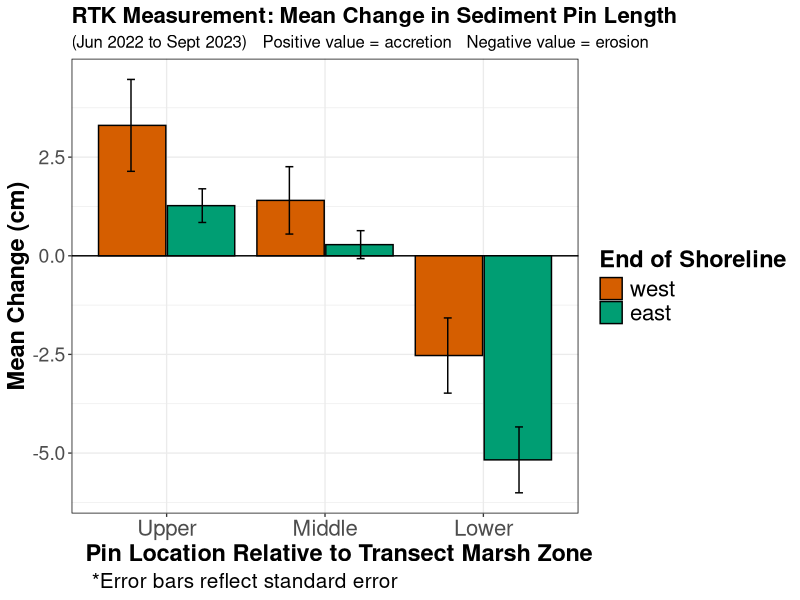
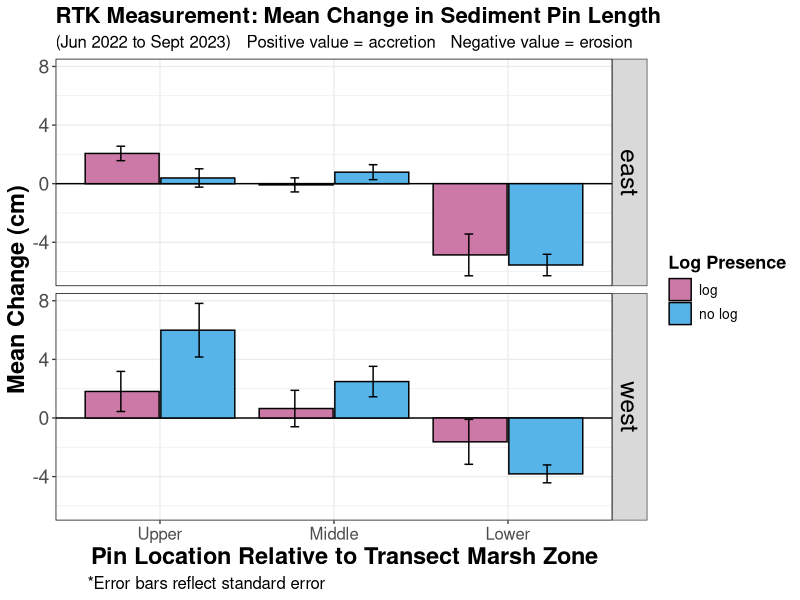

These charts were generated, in order, by the following R code:
## ---- chunk 1
library(readxl)
library(tidyverse)
library(dplyr)
library(lubridate)
## ---- chunk 2
setwd("~/GitHub/BeccaTransects/data")

RTKpindata_norefs <- read_xlsx("RTKSedimentPinData.xlsx", sheet = "RTKData_thesispins_norefs_pivot")

## ---- chunk 3
RTKpins <- RTKpindata_norefs %>% 
  select(-c("midg","midt","upt","upg", "lowt", "lowg", "Date")) %>% #can remove these columns bc the top-ground calculations are already calculated in excel in their own columns
  mutate_at(c('upper', 'middle'), as.numeric) %>% #removed the POSITX (lubridate) version of date
  mutate(Date = paste0(Year, "-", Month)) %>% #created my own date to match the sediment pin code
  mutate(across(where(is.numeric), ~round(., 3))) %>%
  group_by(Name, Shoreline_End) %>% 
  rename(Transect_ID = Name)
## ---- chunk 4
RTKpinschangeEvW <- RTKpins %>%
  mutate(UpperDiff = ((last(upper) - first(upper))*-1)*30.48) %>%  # *30.48 converts NADV88 ft to cm
  mutate(MiddleDiff = ((last(middle) - first(middle))*-1)*30.48) %>% 
  mutate(LowerDiff = ((last(lower) - first(lower))*-1)*30.48) %>% 
  select(-c("Date", "Year", "Month", "upper", "middle", "lower")) %>% 
  distinct() %>%  #this removes repeated values for each month's calculation
  mutate(Shoreline_End = factor(Shoreline_End, levels = c("west", "east"))) %>%
  pivot_longer(UpperDiff:LowerDiff, names_to = "Pin_Location", values_to = "Sediment_Change") %>% 
  group_by(Shoreline_End, Pin_Location) %>% 
  summarize(mean_difference = mean(Sediment_Change, na.rm = TRUE),
            sd_difference = sd(Sediment_Change, na.rm = TRUE),
            n_difference = n()) %>% 
  mutate(se_difference = sd_difference/sqrt(n_difference))
## ---- chunk 5
cbp <- c("#D55E00", "#009E73", "#56B4E9", "#F0E442" , "#E69F00", "#000000", "#0072B2", "#CC79A7")



RTKpinEvWplot <- ggplot(RTKpinschangeEvW, aes(x= Pin_Location, y= mean_difference, 
                                                         group= Shoreline_End, 
                                                         fill= Shoreline_End)) +
  geom_hline(yintercept=0, linetype =1, color = "black") +
  geom_col(position = position_dodge(0.87), color = "black", width = 0.85) +
  geom_errorbar(aes(
    ymin= mean_difference-se_difference, ymax= mean_difference+se_difference), size = 0.5, 
    position = position_dodge(0.9), color= "black", width= .1) +
  scale_x_discrete(labels = c(UpperDiff = "Upper", MiddleDiff = "Middle", LowerDiff = "Lower"), limits = c("UpperDiff", "MiddleDiff", "LowerDiff")) +  #labels renames the columns on the x-acis and limits sets the order in which each is laid out on the x axis
  scale_fill_manual(values = cbp) +
  labs(
    title = "RTK Measurement: Mean Change in Sediment Pin Length",
    subtitle = "(Jun 2022 to Sept 2023)   Positive value = accretion   Negative value = erosion",
    y = "Mean Change (cm)",
    x = "    Pin Location Relative to Transect Marsh Zone",
    fill= "End of Shoreline",
    caption = "*Error bars reflect standard error") +
  theme_bw(base_size = 10) +
  theme(axis.title = element_text(face = "bold", size=17),
        legend.title = element_text(face = "bold", size=17),
        legend.text=element_text(size=16),
        axis.text.x = element_text(size = 16),
        axis.text.y = element_text(size = 14),
        plot.title = element_text(face = "bold", size = 16),
        plot.subtitle = element_text(size = 12),
        plot.caption = element_text(size = 15, hjust = 0.1),
        panel.border = element_rect(color = "black", fill = NA, size = 0.5),
        strip.text = element_text(size = 18, color = "black")) 

RTKpinEvWplot
## ---- chunk 6
RTKpinschangeLvNL <- RTKpins %>%
  mutate(UpperDiff = ((last(upper) - first(upper))*-1)*30.48) %>% 
  mutate(MiddleDiff = ((last(middle) - first(middle))*-1)*30.48) %>% 
  mutate(LowerDiff = ((last(lower) - first(lower))*-1)*30.48) %>% 
  select(-c("Date", "Year", "Month", "upper", "middle", "lower")) %>% 
  distinct() %>%  #this removes repeated values for each month's calculation
  mutate(Shoreline_End = factor(Shoreline_End, levels = c("east", "west"))) %>%
  pivot_longer(UpperDiff:LowerDiff, names_to = "Pin_Location", values_to = "Sediment_Change") %>% 
  group_by(Shoreline_End, Pin_Location, Log_Presence) %>% 
  summarize(mean_difference = mean(Sediment_Change, na.rm = TRUE),
            sd_difference = sd(Sediment_Change, na.rm = TRUE),
            n_difference = n()) %>% 
  mutate(se_difference = sd_difference/sqrt(n_difference))



cbp2 <- c("#CC79A7","#56B4E9", "#0072B2", "#D55E00", "#009E73", "#56B4E9", "#F0E442" , "#E69F00", "#000000")


RTKpinLvNLplot <- ggplot(RTKpinschangeLvNL, aes(x= Pin_Location, y= mean_difference, 
                                                       group = Log_Presence,
                                                       fill= Log_Presence)) +
  geom_hline(yintercept=0, linetype =1, color = "black") +
  geom_col(position = position_dodge(0.87), color = "black", width = 0.85) +
  geom_errorbar(aes(
    ymin= mean_difference-se_difference, ymax= mean_difference+se_difference), size = 0.5, 
    position = position_dodge(0.9), color= "black", width= .1) +
  scale_x_discrete(labels = c(UpperDiff = "Upper", MiddleDiff = "Middle", LowerDiff = "Lower"), limits = c("UpperDiff", "MiddleDiff", "LowerDiff")) +  #labels renames the columns on the x-acis and limits sets the order in which each is laid out on the x axis
  facet_grid(Shoreline_End ~.,) +
  scale_fill_manual(values = cbp2) +
  labs(
    title = "RTK Measurement: Mean Change in Sediment Pin Length ",
    subtitle = "(Jun 2022 to Sept 2023)   Positive value = accretion   Negative value = erosion",
    y = "Mean Change (cm)",
    x = "   Pin Location Relative to Transect Marsh Zone",
    fill= "Log Presence",
    caption = "*Error bars reflect standard error") +
  theme_bw(base_size = 10) +
  theme(axis.title = element_text(face = "bold", size=17),
        legend.title = element_text(face = "bold", size=13),
        legend.text=element_text(size=10),
        axis.text.x = element_text(size = 12),
        axis.text.y = element_text(size = 14),
        plot.title = element_text(face = "bold", size = 16),
        plot.subtitle = element_text(size = 12),
        plot.caption = element_text(size = 12, hjust = 0.1),
        panel.border = element_rect(color = "black", fill = NA, size = 0.5),
        strip.text = element_text(size = 18, color = "black"))                           

RTKpinLvNLplot
